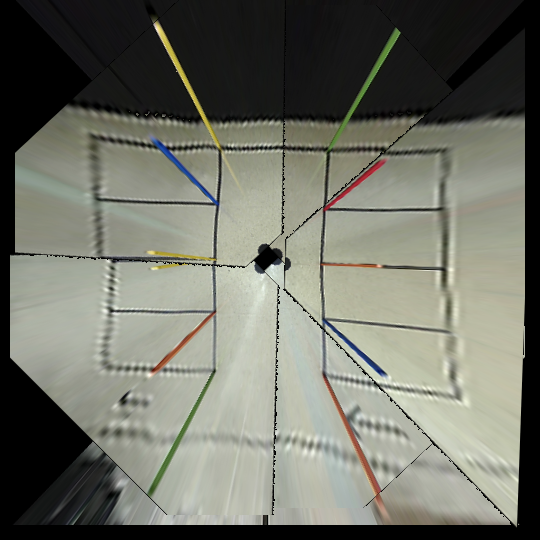
#> input picture SLAM-SVM_NGD/result_images/result.png, 540 x 540 px
$ python add_car.py
#> lines starting #> are read from the running program, lines starting #| are printed output that depends on the picture; after the words box and inside, x2 and y2 are one past the last pixel; in counts of white or black regions, pixels touching at a corner belong together
import cv2

SVM_image = cv2.imread("result_images/result.png")
#> SVM_image is the input picture: shape (540, 540, 3); mean B, G, R 102.8, 113.4, 111.8
car_image = cv2.imread("images/car_image.png", cv2.IMREAD_COLOR)
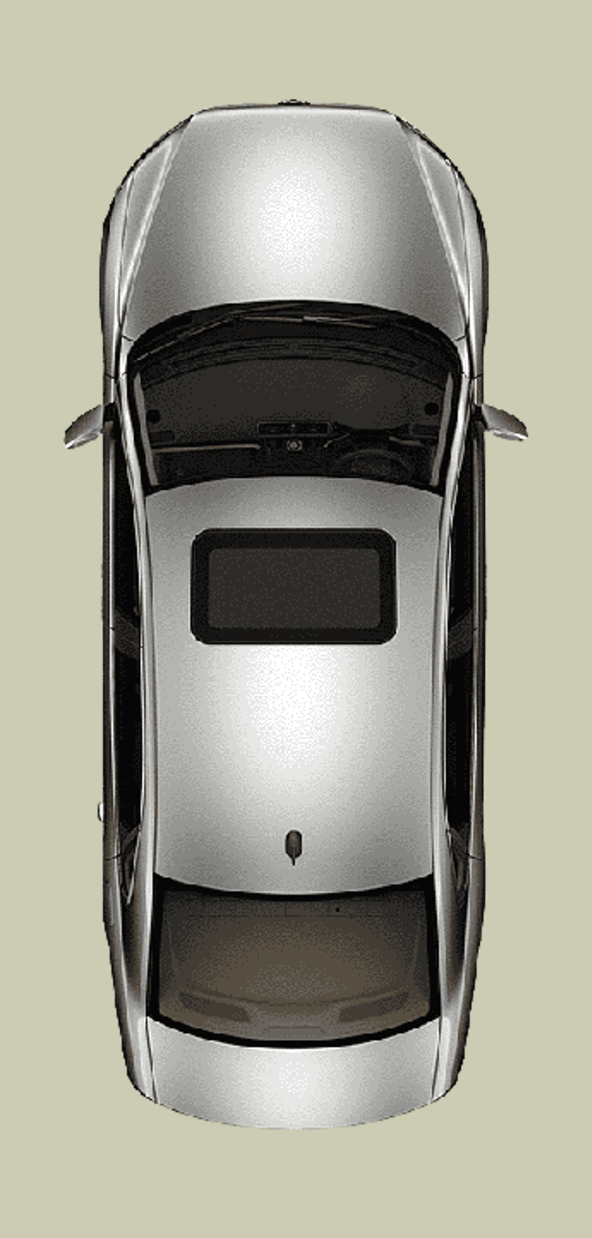
#> input picture SLAM-SVM_NGD/images/car_image.png, 1183 x 2475 px (shown at 1/2 size)
#> car_image is the input picture: shape (2475, 1183, 3); mean B, G, R 144.7, 158.6, 158.8
car_image = cv2.resize(car_image, (80, 80), interpolation=cv2.INTER_CUBIC)
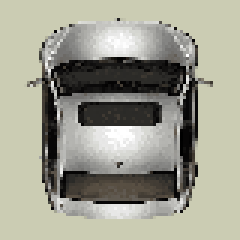
#> car_image: shape (80, 80, 3) (shown 3 times larger); mean B, G, R 144.4, 158.4, 158.6

# 540 540 270
SVM_image[230:310, 230:310] = car_image
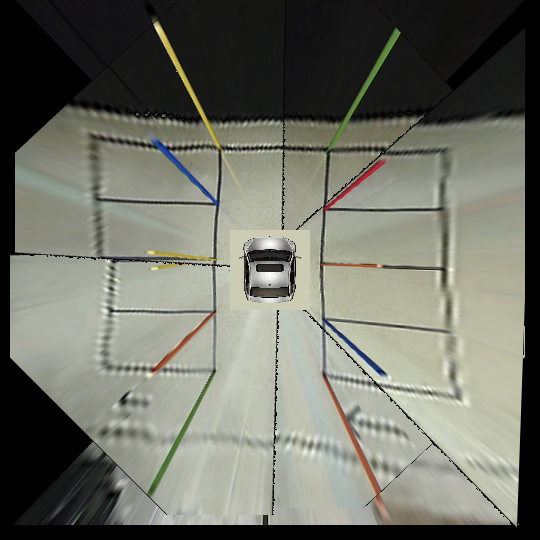
#> SVM_image: shape (540, 540, 3); 2.19% of pixels changed, all inside (x1, y1, x2, y2) = (230, 230, 310, 310)

cv2.imshow("car_image", car_image)
cv2.imshow("SVM_image", SVM_image)
cv2.imwrite("result_images/SVM_result_with_car.png", SVM_image)

cv2.waitKey(0)
